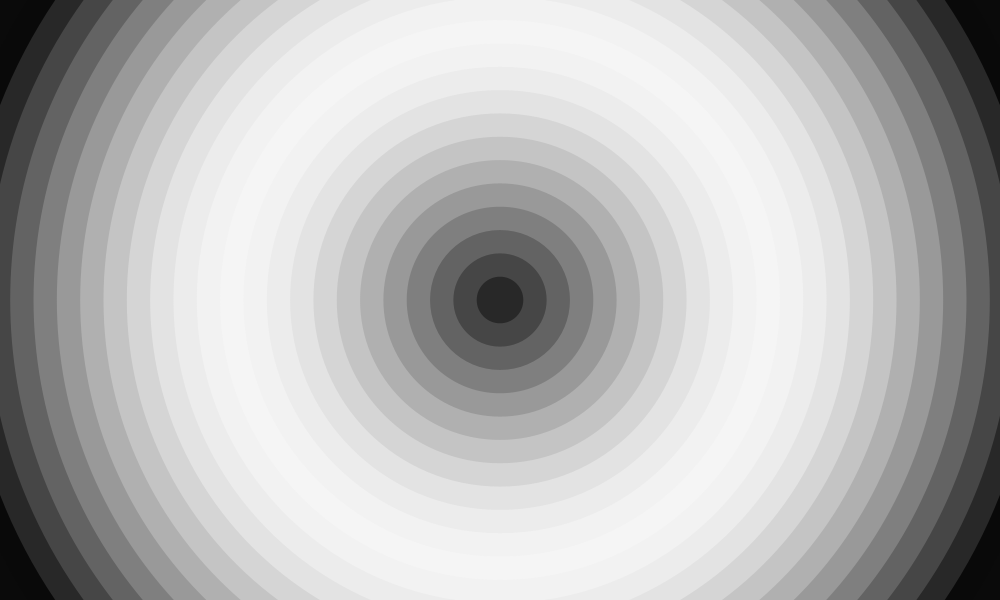
Frame 1 (no input)
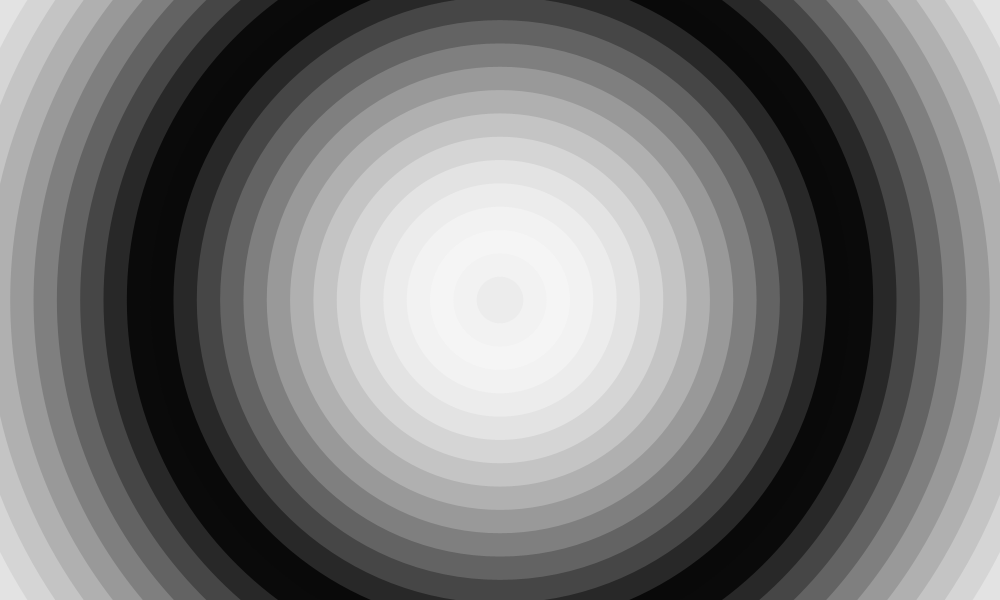
Frame 60 (the mouse pressed at the canvas centre just before this capture)
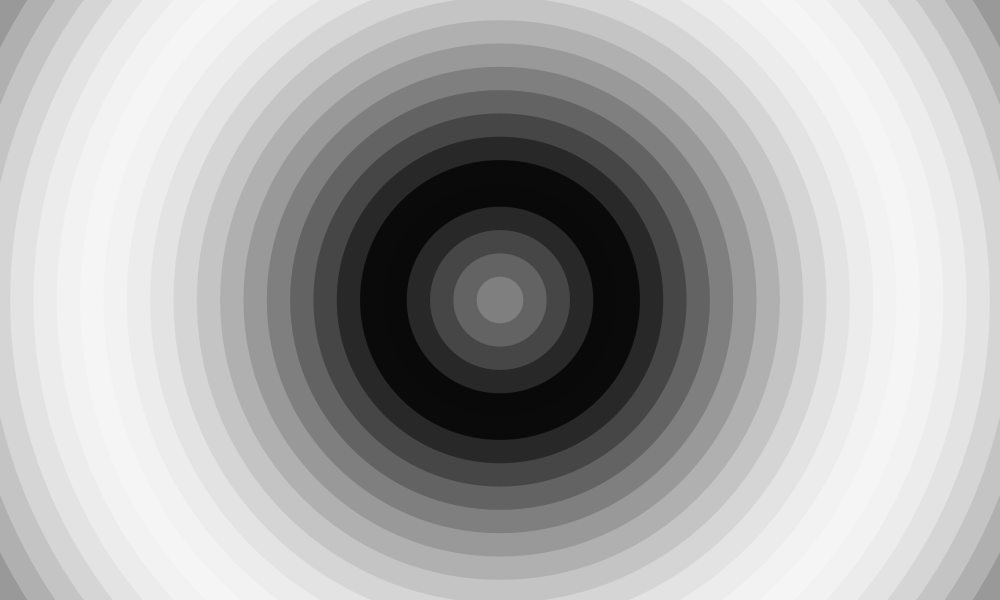
Frame 120 (the mouse held since frame 60 and released just before this capture)

The Processing sketch that drew these frames (run headless with seeded random() and noise(); from frame 60 on, the mouse is pressed at the canvas centre):

// Processing sketch: processing_29912
// ── processing_29912.pde

// opart! (07/06/11)

void setup() {
  size(1000, 600);
  noStroke();
  smooth();
  for (int i=0; i<num; i++) {
    float var = map(i, 0, num-1, 0, PI);
    grises[i]=10+235*sin(var);
  }
}

int num = 25;
int counter = 0;
int color_counter = 0;
float[] grises = new float[num];

void draw() {
  float r = sqrt(width*width+height*height)/num;
  pushMatrix();
  translate(width/2, height/2);
  for (int i=num; i>0; i--) {
    llenado(i);
    ellipse(0, 0, r*i, r*i);
  }
  popMatrix();
  counter++;
  if (counter == grises.length) {
    counter = 0;
  }
}

void mouseClicked() {
  color_counter = (color_counter+1) % 4;
}

void llenado(int i) {
  int d = 50;
  if (color_counter == 0) {
    fill(grises[(i + counter) % grises.length]);
  } else if (color_counter == 1) {
    fill(grises[(i + counter) % grises.length], d, d);
  } else if (color_counter == 2) {
    fill(d, grises[(i + counter) % grises.length], d);
  } else if (color_counter == 3) {
    fill(d, d, grises[(i + counter) % grises.length]);
  } 
}
